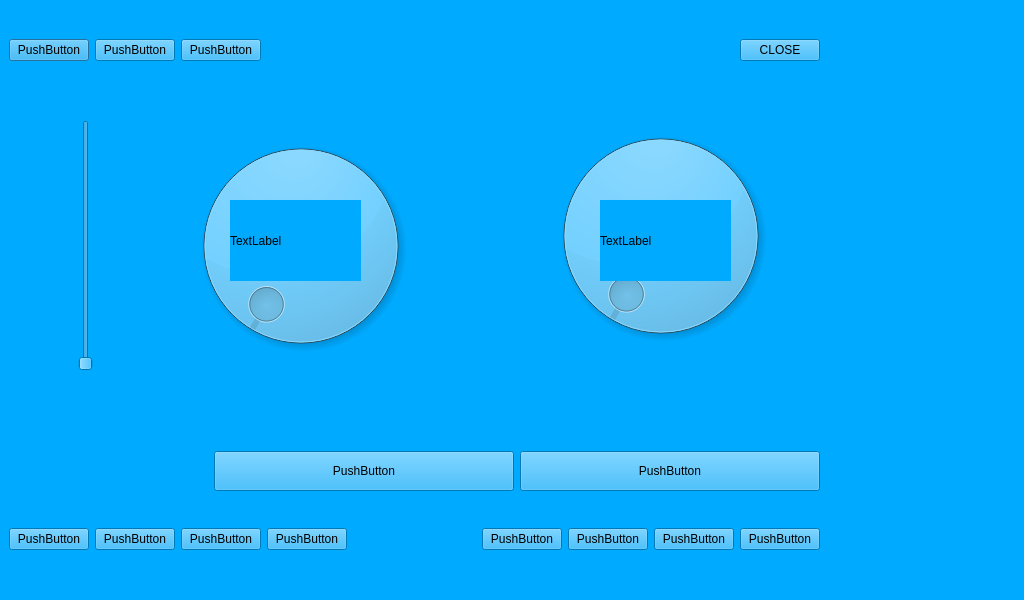
<?xml version="1.0" encoding="UTF-8"?>
<ui version="4.0">
 <class>Dialog</class>
 <widget class="QDialog" name="Dialog">
  <property name="geometry">
   <rect>
    <x>0</x>
    <y>0</y>
    <width>1024</width>
    <height>600</height>
   </rect>
  </property>
  <property name="windowTitle">
   <string>Dialog</string>
  </property>
  <property name="styleSheet">
   <string notr="true">background-color: rgb(0, 170, 255);</string>
  </property>
  <widget class="QDial" name="dial">
   <property name="geometry">
    <rect>
     <x>180</x>
     <y>120</y>
     <width>241</width>
     <height>251</height>
    </rect>
   </property>
  </widget>
  <widget class="QLabel" name="label">
   <property name="geometry">
    <rect>
     <x>230</x>
     <y>200</y>
     <width>131</width>
     <height>81</height>
    </rect>
   </property>
   <property name="text">
    <string>TextLabel</string>
   </property>
  </widget>
  <widget class="QWidget" name="horizontalLayoutWidget">
   <property name="geometry">
    <rect>
     <x>9</x>
     <y>10</y>
     <width>811</width>
     <height>80</height>
    </rect>
   </property>
   <layout class="QHBoxLayout" name="horizontalLayout">
    <item>
     <widget class="QPushButton" name="pushButton_3">
      <property name="text">
       <string>PushButton</string>
      </property>
     </widget>
    </item>
    <item>
     <widget class="QPushButton" name="pushButton_2">
      <property name="text">
       <string>PushButton</string>
      </property>
     </widget>
    </item>
    <item>
     <widget class="QPushButton" name="pushButton">
      <property name="text">
       <string>PushButton</string>
      </property>
     </widget>
    </item>
    <item>
     <spacer name="horizontalSpacer">
      <property name="orientation">
       <enum>Qt::Horizontal</enum>
      </property>
      <property name="sizeHint" stdset="0">
       <size>
        <width>40</width>
        <height>20</height>
       </size>
      </property>
     </spacer>
    </item>
    <item>
     <widget class="QPushButton" name="closeButton">
      <property name="text">
       <string>CLOSE</string>
      </property>
     </widget>
    </item>
   </layout>
  </widget>
  <widget class="QSlider" name="verticalSlider">
   <property name="geometry">
    <rect>
     <x>40</x>
     <y>120</y>
     <width>91</width>
     <height>251</height>
    </rect>
   </property>
   <property name="orientation">
    <enum>Qt::Vertical</enum>
   </property>
  </widget>
  <widget class="QDial" name="dial_2">
   <property name="geometry">
    <rect>
     <x>540</x>
     <y>110</y>
     <width>241</width>
     <height>251</height>
    </rect>
   </property>
  </widget>
  <widget class="QLabel" name="label_2">
   <property name="geometry">
    <rect>
     <x>600</x>
     <y>200</y>
     <width>131</width>
     <height>81</height>
    </rect>
   </property>
   <property name="text">
    <string>TextLabel</string>
   </property>
  </widget>
  <widget class="QWidget" name="verticalLayoutWidget">
   <property name="geometry">
    <rect>
     <x>9</x>
     <y>400</y>
     <width>811</width>
     <height>181</height>
    </rect>
   </property>
   <layout class="QVBoxLayout" name="verticalLayout">
    <property name="topMargin">
     <number>20</number>
    </property>
    <item>
     <layout class="QHBoxLayout" name="horizontalLayout_3">
      <item>
       <spacer name="horizontalSpacer_3">
        <property name="orientation">
         <enum>Qt::Horizontal</enum>
        </property>
        <property name="sizeHint" stdset="0">
         <size>
          <width>40</width>
          <height>20</height>
         </size>
        </property>
       </spacer>
      </item>
      <item>
       <widget class="QPushButton" name="pushButton_6">
        <property name="minimumSize">
         <size>
          <width>300</width>
          <height>40</height>
         </size>
        </property>
        <property name="text">
         <string>PushButton</string>
        </property>
       </widget>
      </item>
      <item>
       <widget class="QPushButton" name="pushButton_5">
        <property name="minimumSize">
         <size>
          <width>300</width>
          <height>40</height>
         </size>
        </property>
        <property name="text">
         <string>PushButton</string>
        </property>
       </widget>
      </item>
     </layout>
    </item>
    <item>
     <layout class="QHBoxLayout" name="horizontalLayout_2">
      <property name="bottomMargin">
       <number>0</number>
      </property>
      <item>
       <widget class="QPushButton" name="pushButton_12">
        <property name="text">
         <string>PushButton</string>
        </property>
       </widget>
      </item>
      <item>
       <widget class="QPushButton" name="pushButton_14">
        <property name="text">
         <string>PushButton</string>
        </property>
       </widget>
      </item>
      <item>
       <widget class="QPushButton" name="pushButton_13">
        <property name="text">
         <string>PushButton</string>
        </property>
       </widget>
      </item>
      <item>
       <widget class="QPushButton" name="pushButton_11">
        <property name="text">
         <string>PushButton</string>
        </property>
       </widget>
      </item>
      <item>
       <spacer name="horizontalSpacer_2">
        <property name="orientation">
         <enum>Qt::Horizontal</enum>
        </property>
        <property name="sizeHint" stdset="0">
         <size>
          <width>40</width>
          <height>20</height>
         </size>
        </property>
       </spacer>
      </item>
      <item>
       <widget class="QPushButton" name="pushButton_10">
        <property name="text">
         <string>PushButton</string>
        </property>
       </widget>
      </item>
      <item>
       <widget class="QPushButton" name="pushButton_9">
        <property name="text">
         <string>PushButton</string>
        </property>
       </widget>
      </item>
      <item>
       <widget class="QPushButton" name="pushButton_8">
        <property name="text">
         <string>PushButton</string>
        </property>
       </widget>
      </item>
      <item>
       <widget class="QPushButton" name="pushButton_7">
        <property name="text">
         <string>PushButton</string>
        </property>
       </widget>
      </item>
     </layout>
    </item>
   </layout>
  </widget>
 </widget>
 <resources/>
 <connections/>
</ui>
